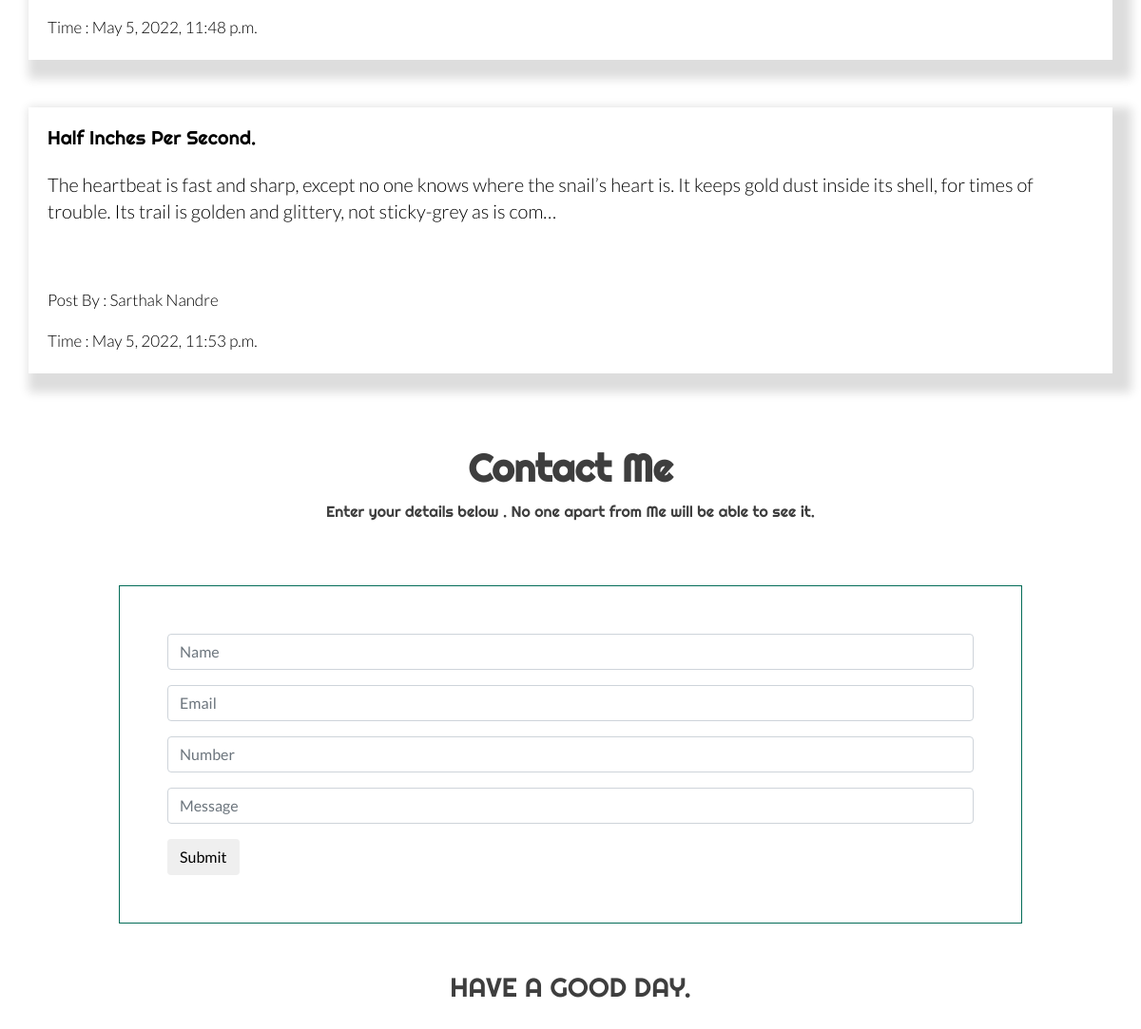
The app's page / (lower part), older data.
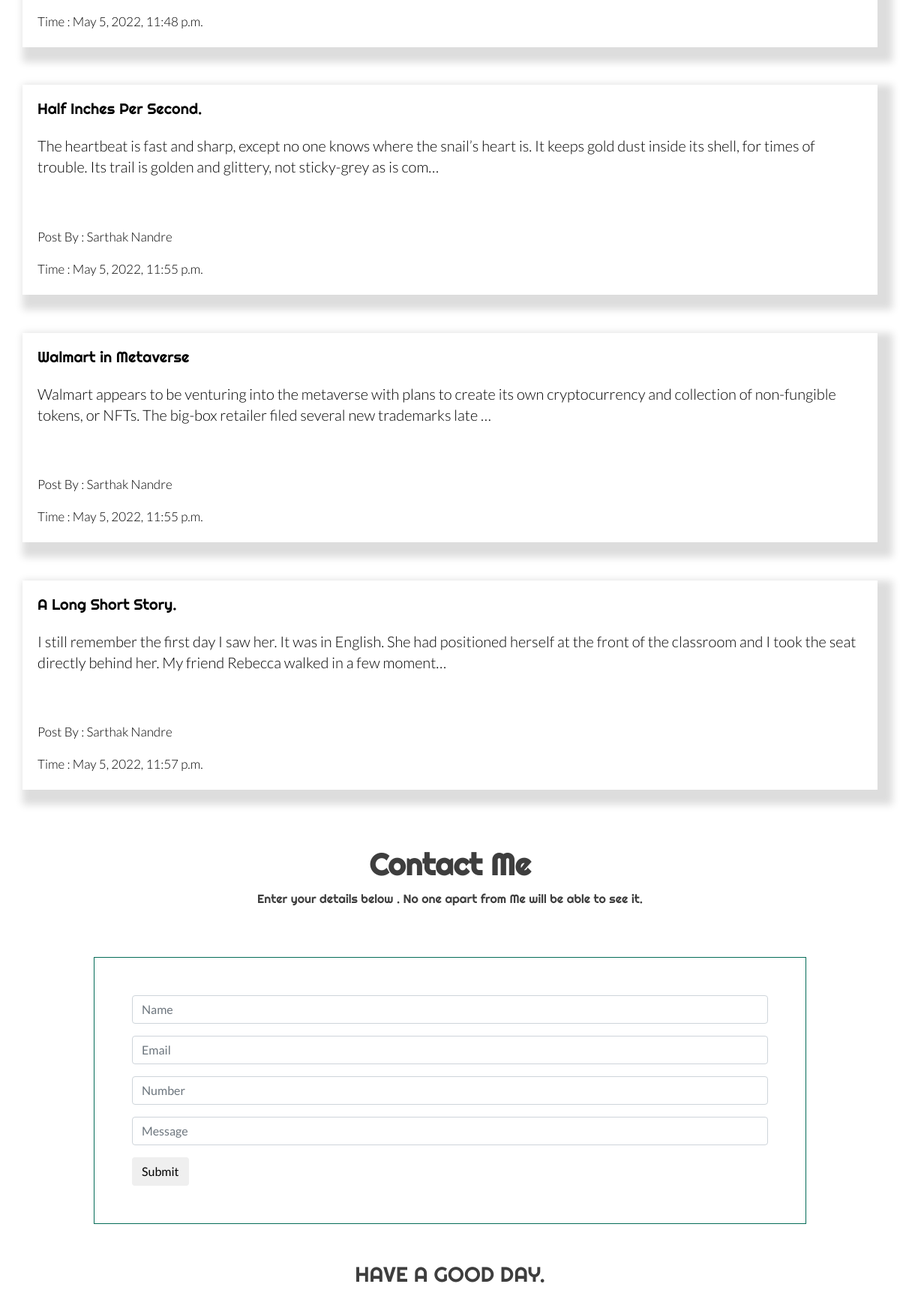
The same page, newer data.
### posts/models.py (models this page shows)
class Posts(models.Model):
    title = models.CharField(max_length=100)
    content = models.CharField(max_length=1000)
    dt = models.DateTimeField(default=datetime.now, blank=True)

### posts/views.py (the view)
# urls.py: path('', views.index, name='index'),
def index(request):
    zz = Posts.objects.all()
    yy = Contact.objects.all()
    return render(request, 'index.html', {'post': zz, 'contactss': yy})

### template/index.html (shortened to what this page needs)
{% load static %}
<!DOCTYPE html>
   <head>
      <link rel="stylesheet" href="{% static 'css/bootstrap.min.css' %}">
      <link rel="stylesheet" href="{% static 'css/style.css' %}">
   </head>
   <body class="main-layout">
      <div class="blog_main">
         <div class="container">
            <div class="row">
               {% for x in post %}
                  <div>
                  <div class="our_text_box three_box">
                     <div class="post_box d_flex">
                        <a href="/posts/{{x.id}}" class="postlink">
                        <h3 class="awesome padding_flot">{{x.title}}</h3>
                        <br>
                        <p class="post_trunc">{{x.content|truncatechars:200}}</p>
                        <br><br>
                        {% if user.is_authenticated %}
                        <div>
                           <button class="btn btn-danger">
                           <a href="delete/{{x.id}}" class="del">Delete</a>
                        </button>
                        </div>
                        {% else %}
                        <div class="post_box padding_bottom1">
                           <p class="flot_left1">Post By : Sarthak Nandre</p>
                        </div>
                        <div class="post_box padding_bottom1">
                           <p class="flot_left1">Time : {{x.dt}}</p>
                        </div>
                        {% endif %}
                        </a>
                     </div>
                  </div>
                  <br><br>
               </div>
               {% endfor %}
            </div>
         </div>
      </div>
      {% if user.is_authenticated %}
         <br><br><br>
         <hr>
         <h2 class="adminss">You Can Read And Delete Messages Below.</h2>
         <h6 class="adminss">You can also see the details of the person that contacted you.</h6>
         <br>
         <div class="container">
            {% for z in contactss %}
               <h3 class="adminss">{{z.name}}</h3>
               <h4 class="adminss">{{z.email}}</h4>
               <h4 class="adminss">{{z.number}}</h4>
               <p class="adminss">{{z.message}}</p>
               <br>
               <div class="text-center">
                  <button type="button" class="btn btn-danger"><a href="delcon/{{z.id}}" class="del">Delete Contact</a></button>
                </div>
            </div>
            <hr>
            {% endfor %}
      {% else %}
      <div id="contact" class="contact">
         <div class="container">
            <div class="row">
               <div class="col-md-12">
                  <div class="titlepage">
                     <h2 class="h2x">Contact Me</h2>
                     <h6>Enter your details below . No one apart from Me will be able to see it. </h6>
                  </div>
               </div>
            </div>
         </div>
      <div class="container">
         <form method="post" action="contactform" class="main_form">
            <div class="form-group">
               <input name="name" type="text" class="form-control" placeholder="Name"/>
            </div>
            <div class="form-group">
                <input name="email" type="email" class="form-control" placeholder="Email"/>
            </div>
            <div class="form-group">
                <input name="number" type="number" class="form-control" placeholder="Number"/>
            </div>
            <div class="form-group">
               <input name="message" type="text" class="form-control" placeholder="Message"/>
            </div>
            <div>
               <input class="btn" type="submit"/>
            </div>
         </form>
      </div>
      </div>
   {% endif %}
    <div class="container footx">
       <h3 class="footer"><a href="#">HAVE A GOOD DAY.</a></h3>
    </div>
   </body>
</html>

Row changes from the older to the newer data that the page shows:
changed Posts "Half Inches Per Second.": dt "May 5, 2022, 11:53 p.m." → "May 5, 2022, 11:55 p.m."
added Posts: title "Walmart in Metaverse", content "Walmart appears to be venturing into the metaverse with plans to create its own cryptocurrency and collection of non-fungible tokens, or NFTs. The big-box retailer filed several new trademarks late …", dt "May 5, 2022, 11:55 p.m."
added Posts: title "A Long Short Story.", content "I still remember the first day I saw her. It was in English. She had positioned herself at the front of the classroom and I took the seat directly behind her. My friend Rebecca walked in a few moment…", dt "May 5, 2022, 11:57 p.m."
